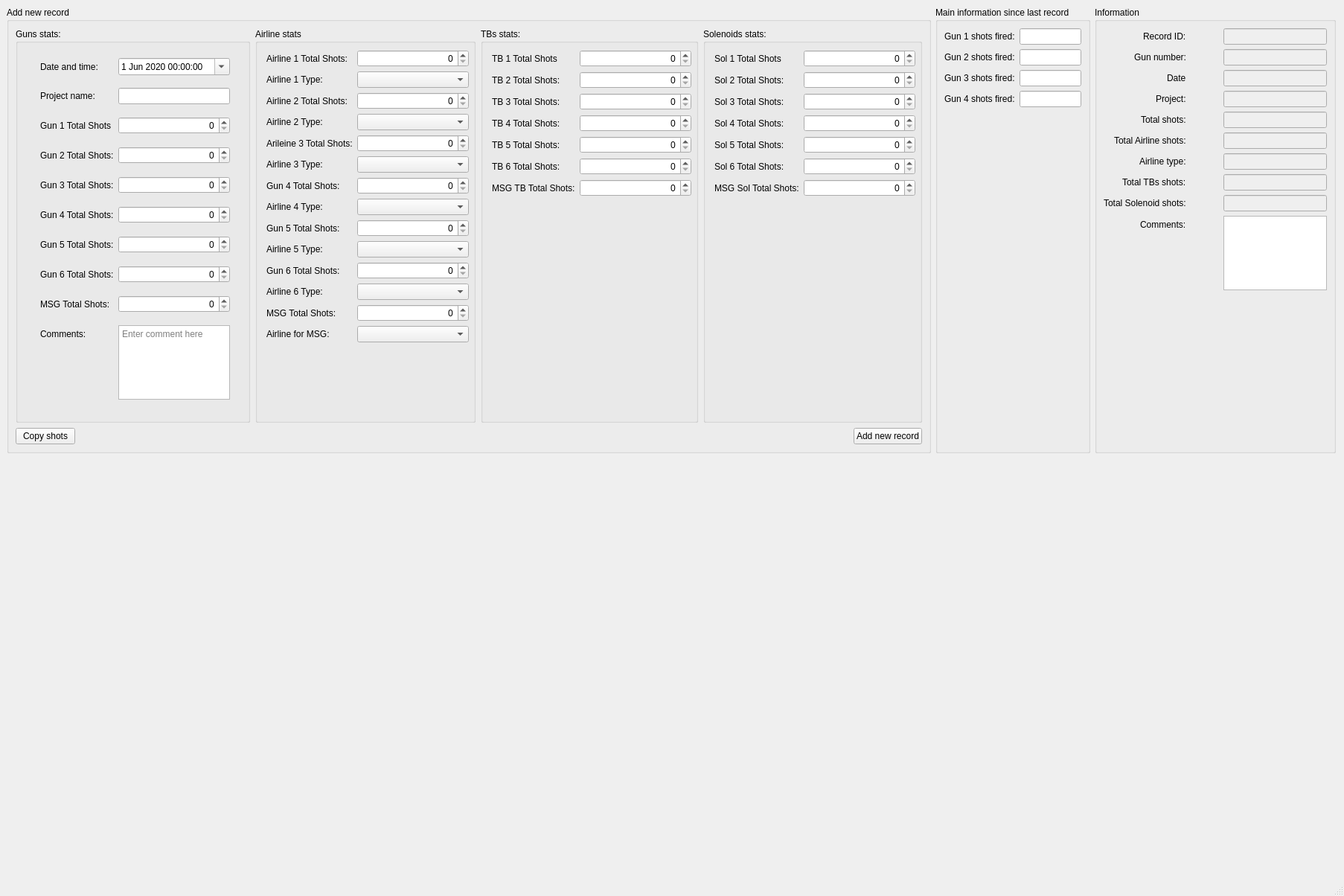
<?xml version="1.0" encoding="UTF-8"?>
<ui version="4.0">
 <class>MainWindow</class>
 <widget class="QMainWindow" name="MainWindow">
  <property name="geometry">
   <rect>
    <x>0</x>
    <y>0</y>
    <width>1806</width>
    <height>1204</height>
   </rect>
  </property>
  <property name="windowTitle">
   <string>MainWindow</string>
  </property>
  <widget class="QWidget" name="centralwidget">
   <layout class="QVBoxLayout" name="verticalLayout_2">
    <property name="rightMargin">
     <number>11</number>
    </property>
    <item>
     <layout class="QHBoxLayout" name="horizontalLayout" stretch="0,0,0">
      <item>
       <widget class="QGroupBox" name="groupBox">
        <property name="sizePolicy">
         <sizepolicy hsizetype="Preferred" vsizetype="Minimum">
          <horstretch>0</horstretch>
          <verstretch>0</verstretch>
         </sizepolicy>
        </property>
        <property name="maximumSize">
         <size>
          <width>16777215</width>
          <height>600</height>
         </size>
        </property>
        <property name="title">
         <string>Add new record</string>
        </property>
        <layout class="QVBoxLayout" name="verticalLayout_3" stretch="0,0">
         <property name="spacing">
          <number>7</number>
         </property>
         <item>
          <layout class="QHBoxLayout" name="horizontalLayout_4">
           <item>
            <widget class="QGroupBox" name="groupBox_3">
             <property name="minimumSize">
              <size>
               <width>315</width>
               <height>0</height>
              </size>
             </property>
             <property name="maximumSize">
              <size>
               <width>315</width>
               <height>16777215</height>
              </size>
             </property>
             <property name="title">
              <string>Guns stats:</string>
             </property>
             <layout class="QFormLayout" name="formLayout_3">
              <property name="fieldGrowthPolicy">
               <enum>QFormLayout::FieldsStayAtSizeHint</enum>
              </property>
              <property name="formAlignment">
               <set>Qt::AlignHCenter|Qt::AlignTop</set>
              </property>
              <item row="0" column="0">
               <widget class="QLabel" name="dateAndTimeLabel">
                <property name="text">
                 <string>Date and time:</string>
                </property>
               </widget>
              </item>
              <item row="0" column="1">
               <widget class="QDateTimeEdit" name="dateAndTimeDateTimeEdit">
                <property name="minimumSize">
                 <size>
                  <width>150</width>
                  <height>0</height>
                 </size>
                </property>
                <property name="date">
                 <date>
                  <year>2020</year>
                  <month>6</month>
                  <day>1</day>
                 </date>
                </property>
                <property name="minimumDateTime">
                 <datetime>
                  <hour>0</hour>
                  <minute>0</minute>
                  <second>0</second>
                  <year>2000</year>
                  <month>9</month>
                  <day>14</day>
                 </datetime>
                </property>
                <property name="calendarPopup">
                 <bool>true</bool>
                </property>
               </widget>
              </item>
              <item row="1" column="0">
               <widget class="QLabel" name="projectNameLabel">
                <property name="text">
                 <string>Project name:</string>
                </property>
               </widget>
              </item>
              <item row="1" column="1">
               <widget class="QLineEdit" name="projectNameLineEdit">
                <property name="minimumSize">
                 <size>
                  <width>150</width>
                  <height>0</height>
                 </size>
                </property>
               </widget>
              </item>
              <item row="2" column="0">
               <widget class="QLabel" name="gun1TotalShotsLabel">
                <property name="text">
                 <string>Gun 1 Total Shots</string>
                </property>
               </widget>
              </item>
              <item row="2" column="1">
               <widget class="QSpinBox" name="gun1TotalShotsSpinBox">
                <property name="sizePolicy">
                 <sizepolicy hsizetype="Fixed" vsizetype="Fixed">
                  <horstretch>0</horstretch>
                  <verstretch>0</verstretch>
                 </sizepolicy>
                </property>
                <property name="minimumSize">
                 <size>
                  <width>150</width>
                  <height>0</height>
                 </size>
                </property>
                <property name="alignment">
                 <set>Qt::AlignRight|Qt::AlignTrailing|Qt::AlignVCenter</set>
                </property>
                <property name="maximum">
                 <number>10000000</number>
                </property>
               </widget>
              </item>
              <item row="3" column="0">
               <widget class="QLabel" name="gun2TotalShotsLabel">
                <property name="text">
                 <string>Gun 2 Total Shots:</string>
                </property>
               </widget>
              </item>
              <item row="3" column="1">
               <widget class="QSpinBox" name="gun2TotalShotsSpinBox">
                <property name="minimumSize">
                 <size>
                  <width>150</width>
                  <height>0</height>
                 </size>
                </property>
                <property name="alignment">
                 <set>Qt::AlignRight|Qt::AlignTrailing|Qt::AlignVCenter</set>
                </property>
                <property name="maximum">
                 <number>10000000</number>
                </property>
               </widget>
              </item>
              <item row="4" column="0">
               <widget class="QLabel" name="gun3TotalShotsLabel">
                <property name="text">
                 <string>Gun 3 Total Shots:</string>
                </property>
               </widget>
              </item>
              <item row="4" column="1">
               <widget class="QSpinBox" name="gun3TotalShotsSpinBox">
                <property name="minimumSize">
                 <size>
                  <width>150</width>
                  <height>0</height>
                 </size>
                </property>
                <property name="alignment">
                 <set>Qt::AlignRight|Qt::AlignTrailing|Qt::AlignVCenter</set>
                </property>
                <property name="maximum">
                 <number>10000000</number>
                </property>
               </widget>
              </item>
              <item row="5" column="0">
               <widget class="QLabel" name="gun4TotalShotsLabel">
                <property name="text">
                 <string>Gun 4 Total Shots:</string>
                </property>
               </widget>
              </item>
              <item row="5" column="1">
               <widget class="QSpinBox" name="gun4TotalShotsSpinBox">
                <property name="minimumSize">
                 <size>
                  <width>150</width>
                  <height>0</height>
                 </size>
                </property>
                <property name="alignment">
                 <set>Qt::AlignRight|Qt::AlignTrailing|Qt::AlignVCenter</set>
                </property>
                <property name="maximum">
                 <number>10000000</number>
                </property>
               </widget>
              </item>
              <item row="6" column="0">
               <widget class="QLabel" name="gun5TotalShotsLabel">
                <property name="text">
                 <string>Gun 5 Total Shots:</string>
                </property>
               </widget>
              </item>
              <item row="6" column="1">
               <widget class="QSpinBox" name="gun5TotalShotsSpinBox">
                <property name="minimumSize">
                 <size>
                  <width>150</width>
                  <height>0</height>
                 </size>
                </property>
                <property name="alignment">
                 <set>Qt::AlignRight|Qt::AlignTrailing|Qt::AlignVCenter</set>
                </property>
                <property name="maximum">
                 <number>10000000</number>
                </property>
               </widget>
              </item>
              <item row="7" column="0">
               <widget class="QLabel" name="gun6TotalShotsLabel">
                <property name="text">
                 <string>Gun 6 Total Shots:</string>
                </property>
               </widget>
              </item>
              <item row="7" column="1">
               <widget class="QSpinBox" name="gun6TotalShotsSpinBox">
                <property name="minimumSize">
                 <size>
                  <width>150</width>
                  <height>0</height>
                 </size>
                </property>
                <property name="alignment">
                 <set>Qt::AlignRight|Qt::AlignTrailing|Qt::AlignVCenter</set>
                </property>
                <property name="maximum">
                 <number>10000000</number>
                </property>
               </widget>
              </item>
              <item row="8" column="0">
               <widget class="QLabel" name="mSGTotalShotsLabel">
                <property name="text">
                 <string>MSG Total Shots:</string>
                </property>
               </widget>
              </item>
              <item row="8" column="1">
               <widget class="QSpinBox" name="mSGTotalShotsSpinBox">
                <property name="minimumSize">
                 <size>
                  <width>150</width>
                  <height>0</height>
                 </size>
                </property>
                <property name="alignment">
                 <set>Qt::AlignRight|Qt::AlignTrailing|Qt::AlignVCenter</set>
                </property>
                <property name="maximum">
                 <number>10000000</number>
                </property>
               </widget>
              </item>
              <item row="9" column="0">
               <widget class="QLabel" name="commentsLabel_2">
                <property name="text">
                 <string>Comments:</string>
                </property>
               </widget>
              </item>
              <item row="9" column="1">
               <widget class="QTextBrowser" name="comments_txt">
                <property name="sizePolicy">
                 <sizepolicy hsizetype="Fixed" vsizetype="Expanding">
                  <horstretch>0</horstretch>
                  <verstretch>0</verstretch>
                 </sizepolicy>
                </property>
                <property name="minimumSize">
                 <size>
                  <width>150</width>
                  <height>100</height>
                 </size>
                </property>
                <property name="maximumSize">
                 <size>
                  <width>100</width>
                  <height>100</height>
                 </size>
                </property>
                <property name="undoRedoEnabled">
                 <bool>true</bool>
                </property>
                <property name="readOnly">
                 <bool>false</bool>
                </property>
                <property name="placeholderText">
                 <string>Enter comment here</string>
                </property>
               </widget>
              </item>
             </layout>
            </widget>
           </item>
           <item>
            <widget class="QGroupBox" name="groupBox_4">
             <property name="title">
              <string>Airline stats</string>
             </property>
             <layout class="QFormLayout" name="formLayout_4">
              <property name="fieldGrowthPolicy">
               <enum>QFormLayout::FieldsStayAtSizeHint</enum>
              </property>
              <property name="formAlignment">
               <set>Qt::AlignHCenter|Qt::AlignTop</set>
              </property>
              <item row="0" column="0">
               <widget class="QLabel" name="gun1TotalShotsLabel_2">
                <property name="text">
                 <string>Airline 1 Total Shots:</string>
                </property>
               </widget>
              </item>
              <item row="0" column="1">
               <widget class="QSpinBox" name="airline1TotalShotsSpinBox">
                <property name="sizePolicy">
                 <sizepolicy hsizetype="Fixed" vsizetype="Fixed">
                  <horstretch>0</horstretch>
                  <verstretch>0</verstretch>
                 </sizepolicy>
                </property>
                <property name="minimumSize">
                 <size>
                  <width>150</width>
                  <height>0</height>
                 </size>
                </property>
                <property name="alignment">
                 <set>Qt::AlignRight|Qt::AlignTrailing|Qt::AlignVCenter</set>
                </property>
                <property name="maximum">
                 <number>10000000</number>
                </property>
               </widget>
              </item>
              <item row="1" column="0">
               <widget class="QLabel" name="airline1TypeLabel">
                <property name="text">
                 <string>Airline 1 Type:</string>
                </property>
               </widget>
              </item>
              <item row="2" column="0">
               <widget class="QLabel" name="gun2TotalShotsLabel_2">
                <property name="text">
                 <string>Airline 2 Total Shots:</string>
                </property>
               </widget>
              </item>
              <item row="2" column="1">
               <widget class="QSpinBox" name="airline2TotalShotsSpinBox">
                <property name="minimumSize">
                 <size>
                  <width>150</width>
                  <height>0</height>
                 </size>
                </property>
                <property name="alignment">
                 <set>Qt::AlignRight|Qt::AlignTrailing|Qt::AlignVCenter</set>
                </property>
                <property name="maximum">
                 <number>10000000</number>
                </property>
               </widget>
              </item>
              <item row="3" column="1">
               <widget class="QComboBox" name="airline2TypeComboBox">
                <property name="minimumSize">
                 <size>
                  <width>150</width>
                  <height>0</height>
                 </size>
                </property>
               </widget>
              </item>
              <item row="4" column="0">
               <widget class="QLabel" name="gun3TotalShotsLabel_2">
                <property name="text">
                 <string>Arileine 3 Total Shots:</string>
                </property>
               </widget>
              </item>
              <item row="4" column="1">
               <widget class="QSpinBox" name="airline3TotalShotsSpinBox">
                <property name="minimumSize">
                 <size>
                  <width>150</width>
                  <height>0</height>
                 </size>
                </property>
                <property name="alignment">
                 <set>Qt::AlignRight|Qt::AlignTrailing|Qt::AlignVCenter</set>
                </property>
                <property name="maximum">
                 <number>10000000</number>
                </property>
               </widget>
              </item>
              <item row="5" column="0">
               <widget class="QLabel" name="airline3TypeLabel">
                <property name="text">
                 <string>Airline 3 Type:</string>
                </property>
               </widget>
              </item>
              <item row="6" column="0">
               <widget class="QLabel" name="gun4TotalShotsLabel_2">
                <property name="text">
                 <string>Gun 4 Total Shots:</string>
                </property>
               </widget>
              </item>
              <item row="6" column="1">
               <widget class="QSpinBox" name="airline4TotalShotsSpinBox">
                <property name="minimumSize">
                 <size>
                  <width>150</width>
                  <height>0</height>
                 </size>
                </property>
                <property name="alignment">
                 <set>Qt::AlignRight|Qt::AlignTrailing|Qt::AlignVCenter</set>
                </property>
                <property name="maximum">
                 <number>10000000</number>
                </property>
               </widget>
              </item>
              <item row="7" column="0">
               <widget class="QLabel" name="airline4TypeLabel">
                <property name="text">
                 <string>Airline 4 Type:</string>
                </property>
               </widget>
              </item>
              <item row="7" column="1">
               <widget class="QComboBox" name="airline4TypeComboBox">
                <property name="minimumSize">
                 <size>
                  <width>150</width>
                  <height>0</height>
                 </size>
                </property>
               </widget>
              </item>
              <item row="8" column="0">
               <widget class="QLabel" name="gun5TotalShotsLabel_2">
                <property name="text">
                 <string>Gun 5 Total Shots:</string>
                </property>
               </widget>
              </item>
              <item row="8" column="1">
               <widget class="QSpinBox" name="airline5TotalShotsSpinBox">
                <property name="minimumSize">
                 <size>
                  <width>150</width>
                  <height>0</height>
                 </size>
                </property>
                <property name="alignment">
                 <set>Qt::AlignRight|Qt::AlignTrailing|Qt::AlignVCenter</set>
                </property>
                <property name="maximum">
                 <number>10000000</number>
                </property>
               </widget>
              </item>
              <item row="9" column="1">
               <widget class="QComboBox" name="airline5TypeComboBox">
                <property name="minimumSize">
                 <size>
                  <width>150</width>
                  <height>0</height>
                 </size>
                </property>
               </widget>
              </item>
              <item row="10" column="0">
               <widget class="QLabel" name="gun6TotalShotsLabel_2">
                <property name="text">
                 <string>Gun 6 Total Shots:</string>
                </property>
               </widget>
              </item>
              <item row="10" column="1">
               <widget class="QSpinBox" name="airline6TotalShotsSpinBox">
                <property name="minimumSize">
                 <size>
                  <width>150</width>
                  <height>0</height>
                 </size>
                </property>
                <property name="alignment">
                 <set>Qt::AlignRight|Qt::AlignTrailing|Qt::AlignVCenter</set>
                </property>
                <property name="maximum">
                 <number>10000000</number>
                </property>
               </widget>
              </item>
              <item row="11" column="0">
               <widget class="QLabel" name="airline6TypeLabel">
                <property name="text">
                 <string>Airline 6 Type:</string>
                </property>
               </widget>
              </item>
              <item row="11" column="1">
               <widget class="QComboBox" name="airline6TypeComboBox">
                <property name="minimumSize">
                 <size>
                  <width>150</width>
                  <height>0</height>
                 </size>
                </property>
               </widget>
              </item>
              <item row="12" column="0">
               <widget class="QLabel" name="mSGTotalShotsLabel_2">
                <property name="text">
                 <string>MSG Total Shots:</string>
                </property>
               </widget>
              </item>
              <item row="12" column="1">
               <widget class="QSpinBox" name="mSG_airline_TotalShotsSpinBox">
                <property name="minimumSize">
                 <size>
                  <width>150</width>
                  <height>0</height>
                 </size>
                </property>
                <property name="alignment">
                 <set>Qt::AlignRight|Qt::AlignTrailing|Qt::AlignVCenter</set>
                </property>
                <property name="maximum">
                 <number>10000000</number>
                </property>
               </widget>
              </item>
              <item row="13" column="0">
               <widget class="QLabel" name="airlineForMSGLabel">
                <property name="text">
                 <string>Airline for MSG:</string>
                </property>
               </widget>
              </item>
              <item row="13" column="1">
               <widget class="QComboBox" name="airlineForMSGComboBox">
                <property name="minimumSize">
                 <size>
                  <width>150</width>
                  <height>0</height>
                 </size>
                </property>
               </widget>
              </item>
              <item row="5" column="1">
               <widget class="QComboBox" name="airline3TypeComboBox">
                <property name="minimumSize">
                 <size>
                  <width>150</width>
                  <height>0</height>
                 </size>
                </property>
               </widget>
              </item>
              <item row="1" column="1">
               <widget class="QComboBox" name="airline1TypeComboBox">
                <property name="minimumSize">
                 <size>
                  <width>150</width>
                  <height>0</height>
                 </size>
                </property>
               </widget>
              </item>
              <item row="9" column="0">
               <widget class="QLabel" name="airline5TypeLabel">
                <property name="text">
                 <string>Airline 5 Type:</string>
                </property>
               </widget>
              </item>
              <item row="3" column="0">
               <widget class="QLabel" name="airline2TypeLabel">
                <property name="text">
                 <string>Airline 2 Type:</string>
                </property>
               </widget>
              </item>
             </layout>
            </widget>
           </item>
           <item>
            <widget class="QGroupBox" name="groupBox_5">
             <property name="title">
              <string>TBs stats:</string>
             </property>
             <layout class="QFormLayout" name="formLayout_5">
              <property name="fieldGrowthPolicy">
               <enum>QFormLayout::FieldsStayAtSizeHint</enum>
              </property>
              <property name="labelAlignment">
               <set>Qt::AlignLeading|Qt::AlignLeft|Qt::AlignVCenter</set>
              </property>
              <property name="formAlignment">
               <set>Qt::AlignHCenter|Qt::AlignTop</set>
              </property>
              <item row="0" column="0">
               <widget class="QLabel" name="gun1TotalShotsLabel_3">
                <property name="text">
                 <string>TB 1 Total Shots</string>
                </property>
               </widget>
              </item>
              <item row="0" column="1">
               <widget class="QSpinBox" name="tb1TotalShotsSpinBox">
                <property name="sizePolicy">
                 <sizepolicy hsizetype="Fixed" vsizetype="Fixed">
                  <horstretch>0</horstretch>
                  <verstretch>0</verstretch>
                 </sizepolicy>
                </property>
                <property name="minimumSize">
                 <size>
                  <width>150</width>
                  <height>0</height>
                 </size>
                </property>
                <property name="alignment">
                 <set>Qt::AlignRight|Qt::AlignTrailing|Qt::AlignVCenter</set>
                </property>
                <property name="maximum">
                 <number>10000000</number>
                </property>
               </widget>
              </item>
              <item row="1" column="0">
               <widget class="QLabel" name="gun2TotalShotsLabel_3">
                <property name="text">
                 <string>TB 2 Total Shots:</string>
                </property>
               </widget>
              </item>
              <item row="1" column="1">
               <widget class="QSpinBox" name="tb2TotalShotsSpinBox">
                <property name="minimumSize">
                 <size>
                  <width>150</width>
                  <height>0</height>
                 </size>
                </property>
                <property name="alignment">
                 <set>Qt::AlignRight|Qt::AlignTrailing|Qt::AlignVCenter</set>
                </property>
                <property name="maximum">
                 <number>10000000</number>
                </property>
               </widget>
              </item>
              <item row="2" column="0">
               <widget class="QLabel" name="gun3TotalShotsLabel_3">
                <property name="text">
                 <string>TB 3 Total Shots:</string>
                </property>
               </widget>
              </item>
              <item row="2" column="1">
               <widget class="QSpinBox" name="tb3TotalShotsSpinBox">
                <property name="minimumSize">
                 <size>
                  <width>150</width>
                  <height>0</height>
                 </size>
                </property>
                <property name="alignment">
                 <set>Qt::AlignRight|Qt::AlignTrailing|Qt::AlignVCenter</set>
                </property>
                <property name="maximum">
                 <number>10000000</number>
                </property>
               </widget>
              </item>
              <item row="3" column="0">
               <widget class="QLabel" name="gun4TotalShotsLabel_3">
                <property name="text">
                 <string>TB 4 Total Shots:</string>
                </property>
               </widget>
              </item>
              <item row="3" column="1">
               <widget class="QSpinBox" name="tb4TotalShotsSpinBox">
                <property name="minimumSize">
                 <size>
                  <width>150</width>
                  <height>0</height>
                 </size>
                </property>
                <property name="alignment">
                 <set>Qt::AlignRight|Qt::AlignTrailing|Qt::AlignVCenter</set>
                </property>
                <property name="maximum">
                 <number>10000000</number>
                </property>
               </widget>
              </item>
              <item row="4" column="0">
               <widget class="QLabel" name="gun5TotalShotsLabel_3">
                <property name="text">
                 <string>TB 5 Total Shots:</string>
                </property>
               </widget>
              </item>
              <item row="4" column="1">
               <widget class="QSpinBox" name="tb5TotalShotsSpinBox">
                <property name="minimumSize">
                 <size>
                  <width>150</width>
                  <height>0</height>
                 </size>
                </property>
                <property name="alignment">
                 <set>Qt::AlignRight|Qt::AlignTrailing|Qt::AlignVCenter</set>
                </property>
                <property name="maximum">
                 <number>10000000</number>
                </property>
               </widget>
              </item>
              <item row="5" column="0">
               <widget class="QLabel" name="gun6TotalShotsLabel_3">
                <property name="text">
                 <string>TB 6 Total Shots:</string>
                </property>
               </widget>
              </item>
              <item row="5" column="1">
               <widget class="QSpinBox" name="tb6TotalShotsSpinBox">
                <property name="minimumSize">
                 <size>
                  <width>150</width>
                  <height>0</height>
                 </size>
                </property>
                <property name="alignment">
                 <set>Qt::AlignRight|Qt::AlignTrailing|Qt::AlignVCenter</set>
                </property>
                <property name="maximum">
                 <number>10000000</number>
                </property>
               </widget>
              </item>
              <item row="6" column="0">
               <widget class="QLabel" name="mSGTotalShotsLabel_3">
                <property name="text">
                 <string>MSG TB Total Shots:</string>
                </property>
               </widget>
              </item>
              <item row="6" column="1">
               <widget class="QSpinBox" name="msg_tb_TotalShotsSpinBox">
                <property name="minimumSize">
                 <size>
                  <width>150</width>
                  <height>0</height>
                 </size>
                </property>
                <property name="alignment">
                 <set>Qt::AlignRight|Qt::AlignTrailing|Qt::AlignVCenter</set>
                </property>
                <property name="maximum">
                 <number>10000000</number>
                </property>
               </widget>
              </item>
             </layout>
            </widget>
           </item>
           <item>
            <widget class="QGroupBox" name="groupBox_6">
             <property name="title">
              <string>Solenoids stats:</string>
             </property>
             <layout class="QFormLayout" name="formLayout_6">
              <property name="fieldGrowthPolicy">
               <enum>QFormLayout::FieldsStayAtSizeHint</enum>
              </property>
              <property name="labelAlignment">
               <set>Qt::AlignLeading|Qt::AlignLeft|Qt::AlignVCenter</set>
              </property>
              <property name="formAlignment">
               <set>Qt::AlignHCenter|Qt::AlignTop</set>
              </property>
              <item row="0" column="0">
               <widget class="QLabel" name="gun1TotalShotsLabel_4">
                <property name="text">
                 <string>Sol 1 Total Shots</string>
                </property>
               </widget>
              </item>
              <item row="0" column="1">
               <widget class="QSpinBox" name="sol1TotalShotsSpinBox">
                <property name="sizePolicy">
                 <sizepolicy hsizetype="Fixed" vsizetype="Fixed">
                  <horstretch>0</horstretch>
                  <verstretch>0</verstretch>
                 </sizepolicy>
                </property>
                <property name="minimumSize">
                 <size>
                  <width>150</width>
                  <height>0</height>
                 </size>
                </property>
                <property name="alignment">
                 <set>Qt::AlignRight|Qt::AlignTrailing|Qt::AlignVCenter</set>
                </property>
                <property name="maximum">
                 <number>10000000</number>
                </property>
               </widget>
              </item>
              <item row="1" column="0">
               <widget class="QLabel" name="gun2TotalShotsLabel_4">
                <property name="text">
                 <string>Sol 2 Total Shots:</string>
                </property>
               </widget>
              </item>
              <item row="1" column="1">
               <widget class="QSpinBox" name="sol2TotalShotsSpinBox">
                <property name="minimumSize">
                 <size>
                  <width>150</width>
                  <height>0</height>
                 </size>
                </property>
                <property name="alignment">
                 <set>Qt::AlignRight|Qt::AlignTrailing|Qt::AlignVCenter</set>
                </property>
                <property name="maximum">
                 <number>10000000</number>
                </property>
               </widget>
              </item>
              <item row="2" column="0">
               <widget class="QLabel" name="gun3TotalShotsLabel_4">
                <property name="text">
                 <string>Sol 3 Total Shots:</string>
                </property>
               </widget>
              </item>
              <item row="2" column="1">
               <widget class="QSpinBox" name="sol3TotalShotsSpinBox">
                <property name="minimumSize">
                 <size>
                  <width>150</width>
                  <height>0</height>
                 </size>
                </property>
                <property name="alignment">
                 <set>Qt::AlignRight|Qt::AlignTrailing|Qt::AlignVCenter</set>
                </property>
                <property name="maximum">
                 <number>10000000</number>
                </property>
               </widget>
              </item>
              <item row="3" column="0">
               <widget class="QLabel" name="gun4TotalShotsLabel_4">
                <property name="text">
                 <string>Sol 4 Total Shots:</string>
                </property>
               </widget>
              </item>
              <item row="3" column="1">
               <widget class="QSpinBox" name="sol4TotalShotsSpinBox">
                <property name="minimumSize">
                 <size>
                  <width>150</width>
                  <height>0</height>
                 </size>
                </property>
                <property name="alignment">
                 <set>Qt::AlignRight|Qt::AlignTrailing|Qt::AlignVCenter</set>
                </property>
                <property name="maximum">
                 <number>10000000</number>
                </property>
               </widget>
              </item>
              <item row="4" column="0">
               <widget class="QLabel" name="gun5TotalShotsLabel_4">
                <property name="text">
                 <string>Sol 5 Total Shots:</string>
                </property>
               </widget>
              </item>
              <item row="4" column="1">
               <widget class="QSpinBox" name="sol5TotalShotsSpinBox">
                <property name="minimumSize">
                 <size>
                  <width>150</width>
                  <height>0</height>
                 </size>
                </property>
                <property name="alignment">
                 <set>Qt::AlignRight|Qt::AlignTrailing|Qt::AlignVCenter</set>
                </property>
                <property name="maximum">
                 <number>10000000</number>
                </property>
               </widget>
              </item>
              <item row="5" column="0">
               <widget class="QLabel" name="gun6TotalShotsLabel_4">
                <property name="text">
                 <string>Sol 6 Total Shots:</string>
                </property>
               </widget>
              </item>
              <item row="5" column="1">
               <widget class="QSpinBox" name="sol6TotalShotsSpinBox">
                <property name="minimumSize">
                 <size>
                  <width>150</width>
                  <height>0</height>
                 </size>
                </property>
                <property name="alignment">
                 <set>Qt::AlignRight|Qt::AlignTrailing|Qt::AlignVCenter</set>
                </property>
                <property name="maximum">
                 <number>10000000</number>
                </property>
               </widget>
              </item>
              <item row="6" column="0">
               <widget class="QLabel" name="mSGTotalShotsLabel_4">
                <property name="text">
                 <string>MSG Sol Total Shots:</string>
                </property>
               </widget>
              </item>
              <item row="6" column="1">
               <widget class="QSpinBox" name="msg_sol_TotalShotsSpinBox">
                <property name="minimumSize">
                 <size>
                  <width>150</width>
                  <height>0</height>
                 </size>
                </property>
                <property name="alignment">
                 <set>Qt::AlignRight|Qt::AlignTrailing|Qt::AlignVCenter</set>
                </property>
                <property name="maximum">
                 <number>10000000</number>
                </property>
               </widget>
              </item>
             </layout>
            </widget>
           </item>
          </layout>
         </item>
         <item>
          <layout class="QHBoxLayout" name="horizontal_buttons" stretch="0,0,0">
           <item>
            <widget class="QPushButton" name="copy_shots_btn">
             <property name="text">
              <string>Copy shots</string>
             </property>
            </widget>
           </item>
           <item>
            <spacer name="horizontalSpacer">
             <property name="orientation">
              <enum>Qt::Horizontal</enum>
             </property>
             <property name="sizeHint" stdset="0">
              <size>
               <width>40</width>
               <height>20</height>
              </size>
             </property>
            </spacer>
           </item>
           <item>
            <widget class="QPushButton" name="add_new_record_btn">
             <property name="maximumSize">
              <size>
               <width>150</width>
               <height>16777215</height>
              </size>
             </property>
             <property name="text">
              <string>Add new record</string>
             </property>
            </widget>
           </item>
          </layout>
         </item>
        </layout>
       </widget>
      </item>
      <item>
       <widget class="QGroupBox" name="groupBox_7">
        <property name="maximumSize">
         <size>
          <width>350</width>
          <height>16777215</height>
         </size>
        </property>
        <property name="title">
         <string>Main information since last record</string>
        </property>
        <layout class="QFormLayout" name="formLayout_7">
         <property name="fieldGrowthPolicy">
          <enum>QFormLayout::FieldsStayAtSizeHint</enum>
         </property>
         <property name="labelAlignment">
          <set>Qt::AlignCenter</set>
         </property>
         <item row="0" column="0">
          <widget class="QLabel" name="gun1ShotsFiredLabel">
           <property name="text">
            <string>Gun 1 shots fired:</string>
           </property>
          </widget>
         </item>
         <item row="0" column="1">
          <widget class="QLineEdit" name="gun1_counter_txt"/>
         </item>
         <item row="1" column="0">
          <widget class="QLabel" name="gun2ShotsFiredLabel">
           <property name="text">
            <string>Gun 2 shots fired:</string>
           </property>
          </widget>
         </item>
         <item row="1" column="1">
          <widget class="QLineEdit" name="gun2ShotsFiredLineEdit"/>
         </item>
         <item row="2" column="0">
          <widget class="QLabel" name="gun3ShotsFiredLabel">
           <property name="text">
            <string>Gun 3 shots fired:</string>
           </property>
          </widget>
         </item>
         <item row="2" column="1">
          <widget class="QLineEdit" name="gun3ShotsFiredLineEdit"/>
         </item>
         <item row="3" column="0">
          <widget class="QLabel" name="gun4ShotsFiredLabel">
           <property name="text">
            <string>Gun 4 shots fired:</string>
           </property>
          </widget>
         </item>
         <item row="3" column="1">
          <widget class="QLineEdit" name="gun4ShotsFiredLineEdit"/>
         </item>
        </layout>
       </widget>
      </item>
      <item>
       <widget class="QGroupBox" name="groupBox_2">
        <property name="sizePolicy">
         <sizepolicy hsizetype="Preferred" vsizetype="Fixed">
          <horstretch>0</horstretch>
          <verstretch>0</verstretch>
         </sizepolicy>
        </property>
        <property name="maximumSize">
         <size>
          <width>400</width>
          <height>600</height>
         </size>
        </property>
        <property name="title">
         <string>Information</string>
        </property>
        <property name="checkable">
         <bool>false</bool>
        </property>
        <layout class="QFormLayout" name="formLayout_2">
         <property name="fieldGrowthPolicy">
          <enum>QFormLayout::ExpandingFieldsGrow</enum>
         </property>
         <property name="labelAlignment">
          <set>Qt::AlignRight|Qt::AlignTrailing|Qt::AlignVCenter</set>
         </property>
         <property name="formAlignment">
          <set>Qt::AlignRight|Qt::AlignTop|Qt::AlignTrailing</set>
         </property>
         <property name="horizontalSpacing">
          <number>50</number>
         </property>
         <item row="0" column="0">
          <widget class="QLabel" name="recordIDLabel">
           <property name="text">
            <string>Record ID:</string>
           </property>
          </widget>
         </item>
         <item row="0" column="1">
          <widget class="QLineEdit" name="recordIDLineEdit">
           <property name="enabled">
            <bool>false</bool>
           </property>
           <property name="clearButtonEnabled">
            <bool>false</bool>
           </property>
          </widget>
         </item>
         <item row="1" column="0">
          <widget class="QLabel" name="gunNumberLabel">
           <property name="text">
            <string>Gun number:</string>
           </property>
          </widget>
         </item>
         <item row="1" column="1">
          <widget class="QLineEdit" name="gunNumberLineEdit">
           <property name="enabled">
            <bool>false</bool>
           </property>
          </widget>
         </item>
         <item row="2" column="0">
          <widget class="QLabel" name="dateLabel">
           <property name="text">
            <string>Date</string>
           </property>
          </widget>
         </item>
         <item row="2" column="1">
          <widget class="QLineEdit" name="dateLineEdit">
           <property name="enabled">
            <bool>false</bool>
           </property>
          </widget>
         </item>
         <item row="4" column="0">
          <widget class="QLabel" name="totalShotsLabel">
           <property name="text">
            <string>Total shots:</string>
           </property>
          </widget>
         </item>
         <item row="4" column="1">
          <widget class="QLineEdit" name="totalShotsLineEdit">
           <property name="enabled">
            <bool>false</bool>
           </property>
          </widget>
         </item>
         <item row="5" column="0">
          <widget class="QLabel" name="totalAirlineShotsLabel">
           <property name="text">
            <string>Total Airline shots:</string>
           </property>
          </widget>
         </item>
         <item row="5" column="1">
          <widget class="QLineEdit" name="totalAirlineShotsLineEdit">
           <property name="enabled">
            <bool>false</bool>
           </property>
          </widget>
         </item>
         <item row="7" column="0">
          <widget class="QLabel" name="totalTBsShotsLabel">
           <property name="text">
            <string>Total TBs shots:</string>
           </property>
          </widget>
         </item>
         <item row="7" column="1">
          <widget class="QLineEdit" name="totalTBsShotsLineEdit">
           <property name="enabled">
            <bool>false</bool>
           </property>
          </widget>
         </item>
         <item row="8" column="0">
          <widget class="QLabel" name="totalSolenoidShotsLabel">
           <property name="text">
            <string>Total Solenoid shots:</string>
           </property>
          </widget>
         </item>
         <item row="8" column="1">
          <widget class="QLineEdit" name="totalSolenoidShotsLineEdit">
           <property name="enabled">
            <bool>false</bool>
           </property>
          </widget>
         </item>
         <item row="9" column="0">
          <widget class="QLabel" name="commentsLabel">
           <property name="text">
            <string>Comments:</string>
           </property>
          </widget>
         </item>
         <item row="9" column="1">
          <widget class="QTextBrowser" name="textBrowser">
           <property name="sizePolicy">
            <sizepolicy hsizetype="Expanding" vsizetype="Fixed">
             <horstretch>0</horstretch>
             <verstretch>0</verstretch>
            </sizepolicy>
           </property>
           <property name="maximumSize">
            <size>
             <width>16777215</width>
             <height>100</height>
            </size>
           </property>
          </widget>
         </item>
         <item row="6" column="0">
          <widget class="QLabel" name="airlineTypeLabel">
           <property name="text">
            <string>Airline type:</string>
           </property>
          </widget>
         </item>
         <item row="6" column="1">
          <widget class="QLineEdit" name="airlineTypeLineEdit">
           <property name="enabled">
            <bool>false</bool>
           </property>
          </widget>
         </item>
         <item row="3" column="0">
          <widget class="QLabel" name="projectLabel">
           <property name="text">
            <string>Project:</string>
           </property>
          </widget>
         </item>
         <item row="3" column="1">
          <widget class="QLineEdit" name="projectLineEdit">
           <property name="enabled">
            <bool>false</bool>
           </property>
          </widget>
         </item>
        </layout>
       </widget>
      </item>
     </layout>
    </item>
    <item>
     <widget class="MplLineWidget" name="MplLineWidget" native="true">
      <property name="sizePolicy">
       <sizepolicy hsizetype="Preferred" vsizetype="Preferred">
        <horstretch>1</horstretch>
        <verstretch>0</verstretch>
       </sizepolicy>
      </property>
      <property name="minimumSize">
       <size>
        <width>600</width>
        <height>150</height>
       </size>
      </property>
     </widget>
    </item>
    <item>
     <widget class="MplWidget" name="MplWidget" native="true">
      <property name="minimumSize">
       <size>
        <width>0</width>
        <height>400</height>
       </size>
      </property>
     </widget>
    </item>
   </layout>
  </widget>
  <widget class="QMenuBar" name="menubar">
   <property name="geometry">
    <rect>
     <x>0</x>
     <y>0</y>
     <width>1806</width>
     <height>26</height>
    </rect>
   </property>
  </widget>
  <widget class="QStatusBar" name="statusbar"/>
 </widget>
 <customwidgets>
  <customwidget>
   <class>MplWidget</class>
   <extends>QWidget</extends>
   <header>mplwidget.h</header>
   <container>1</container>
  </customwidget>
  <customwidget>
   <class>MplLineWidget</class>
   <extends>QWidget</extends>
   <header>mpllinewidget.h</header>
   <container>1</container>
  </customwidget>
 </customwidgets>
 <resources/>
 <connections/>
</ui>
